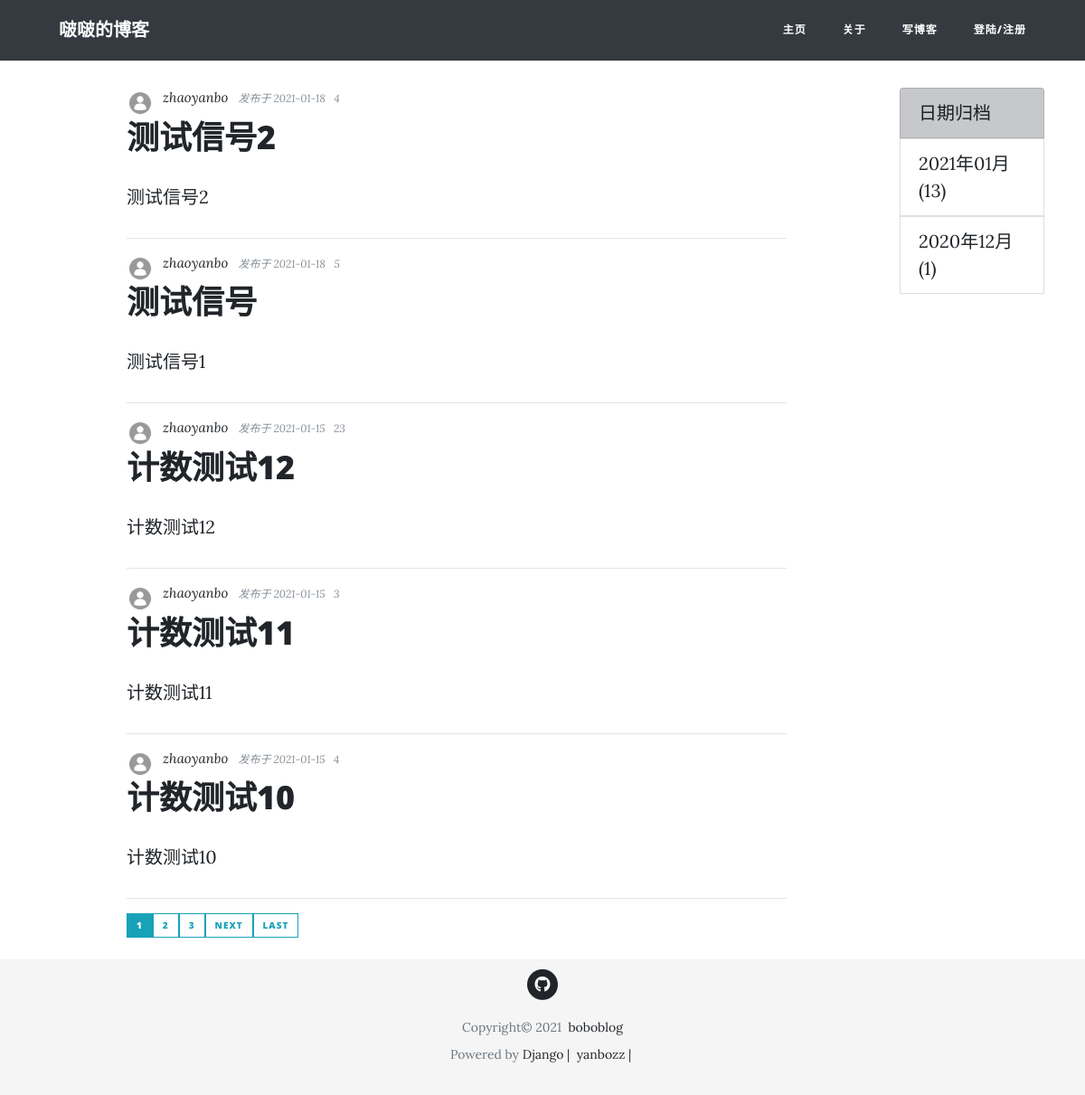
The page / on the database its author committed.
### blog/models.py (models this page shows, shortened)
class Post(models.Model):
    title = models.CharField(max_length=50)
    pub_date = models.DateTimeField(default=timezone.now)
    content = RichTextField()
    author = models.ForeignKey(User, on_delete=models.CASCADE)
    view_count = GenericRelation(
        ViewCount,
        related_query_name='post',
        content_type_field='content_type',
        object_id_field='object_id'
    )
    @property
    def get_view_count(self):
        if self.view_count.first():
            return self.view_count.first().count
        return 0

### users/models.py (models this page shows, shortened)
class Profile(models.Model):
    user = models.OneToOneField(User, on_delete=models.CASCADE)
    profile_pic = models.ImageField(default='default.jpg', upload_to='media/profile_pics')

### viewcount/models.py (models this page shows, shortened)
class ViewCount(models.Model):
    count = models.IntegerField(default=0)
    content_type = models.ForeignKey(ContentType, on_delete=models.CASCADE)
    object_id = models.PositiveIntegerField()
    content_object = GenericForeignKey('content_type', 'object_id')

### blog/views.py (the view)
# urls.py: path('', PostListView.as_view(), name='blog-home'),
class PostListView(ListView):
    model = Post
    template_name = 'blog/home.html'
    context_object_name = 'posts'
    ordering = ['-pub_date']
    paginate_by = 5
    def get_context_data(self, **kwargs):
        context = super().get_context_data(**kwargs)
        date_qs = Post.objects.dates('pub_date', 'month', 'DESC')
        post_dates = self.get_count_in_month(date_qs)
        context['post_dates'] = post_dates
        return context
    def get_count_in_month(self, qs):
        qs = qs.values('datefield').annotate(post_count=Count('id'))
        post_dates = []
        for date_qs in qs:
            post_dates.append((date_qs['datefield'], date_qs['post_count']))
        return post_dates

### blog/templates/blog/home.html (shortened to what this page needs)
{% extends "blog/base.html"  %}
{% block content %}
<div class="col-lg-8 col-md-10 mx-auto">
  {% for post in posts %}
  <div class="post-preview">
    <div class="author-thumbnail">
      <img class="rounded-circle author-img" src="{{ post.author.profile.profile_pic.url }}">
    </div>
    <div class="post-meta">
      <a href="">{{ post.author }}&nbsp;&nbsp;</a>
      发布于 {{ post.pub_date|date:"Y-m-d" }}&nbsp;&nbsp;
       {{ post.get_view_count }}&nbsp;&nbsp;
    </div>
  </div>
  <div class="post-preview">
    <a href="{% url 'post-detail' post.id %}">
      <h2 class="post-title">
        {{ post.title }}
      </h2>
    </a>
    {{ post.content|safe }}
  </div>
  <hr>
  {% endfor %}
  <div class="pagination">
    {% if is_paginated %}
      {% for num in page_obj.paginator.page_range %}
        {% if page_obj.number == num %}
          <a class="btn btn-info btn-sm mb-4" href="?page={{ num }}">{{ num }}</a>
        {% elif num > page_obj.number|add:'-3' and num < page_obj.number|add:'3'%}
          <a class="btn btn-outline-info btn-sm mb-4" href="?page={{ num }}">{{ num }}</a>
        {% endif %}
      {% endfor %}
      {% if page_obj.has_next %}
        <a class="btn btn-outline-info btn-sm mb-4" href="?page={{ page_obj.next_page_number }}">next</a>
        <a class="btn btn-outline-info btn-sm mb-4" href="?page={{ page_obj.paginator.num_pages }}">Last</a>
      {% endif %}
    {% endif %}
  </div>
</div>
{% endblock content %}

### blog/static/blog/css/clean-blog.css (style rules this page uses)
body { font-size: 20px; color: #212529; font-family: 'Lora', 'Times New Roman', serif; }
p { line-height: 1.5; margin: 30px 0; }
h1, h2, h3, h4, h5, h6 { font-weight: 800; font-family: 'Open Sans', 'Helvetica Neue', Helvetica, Arial, sans-serif; }
a { color: #212529; transition: all 0.2s; }
img { max-width: 100%; max-height: 100%; height: inherit !important; }
.post-preview>a { color: #212529; }
.post-preview>a>.post-title { font-size: 30px; margin-top: 10px; margin-bottom: 10px; }
.post-preview>.post-meta { font-size: 12px; font-style: italic; margin-top: 0; margin-bottom: 5px; color: #868e96; }
.post-preview>.post-meta>a { font-size: 15px; text-decoration: none; color: #212529; }
.post-preview>.author-thumbnail { margin-right: 10px; float: left }
.post-preview>.author-thumbnail>.author-img { height: 30px; width: 30px; }
@media only screen and (min-width: 768px) { .post-preview>a>.post-title { font-size: 36px; } }
.btn { font-size: 14px; font-weight: 800; padding: 15px 25px; letter-spacing: 1px; text-transform: uppercase; border-radius: 0; font-family: 'Open Sans', 'Helvetica Neue', Helvetica, Arial, sans-serif; }
.btn-sm { font-size: 10px; padding: 5px 10px; }

### blog/templates/blog/footer.html (style rules this page uses)
html { position: relative; min-height: 100%; }
body { font-size: 20px; color: #212529; font-family: 'Lora', 'Times New Roman', serif; align-items: center; margin-bottom: 150px; }

### rows shown on the page
Post: author.profile.profile_pic (placeholder picture), author "zhaoyanbo", pub_date "2021-01-18", get_view_count "4", title "测试信号2", content "测试信号2"
Post: author.profile.profile_pic (placeholder picture), author "zhaoyanbo", pub_date "2021-01-18", get_view_count "5", title "测试信号", content "测试信号1"
Post: author.profile.profile_pic (placeholder picture), author "zhaoyanbo", pub_date "2021-01-15", get_view_count "23", title "计数测试12", content "计数测试12"
Post: author.profile.profile_pic (placeholder picture), author "zhaoyanbo", pub_date "2021-01-15", get_view_count "3", title "计数测试11", content "计数测试11"
Post: author.profile.profile_pic (placeholder picture), author "zhaoyanbo", pub_date "2021-01-15", get_view_count "4", title "计数测试10", content "计数测试10"

### other values the page prints
{{ num }} "1"
{{ num }} "2" "3"
{{ post_date|date:"Y年m月" }} "2021年01月" "2020年12月"
{{ count }} "13" "1"
